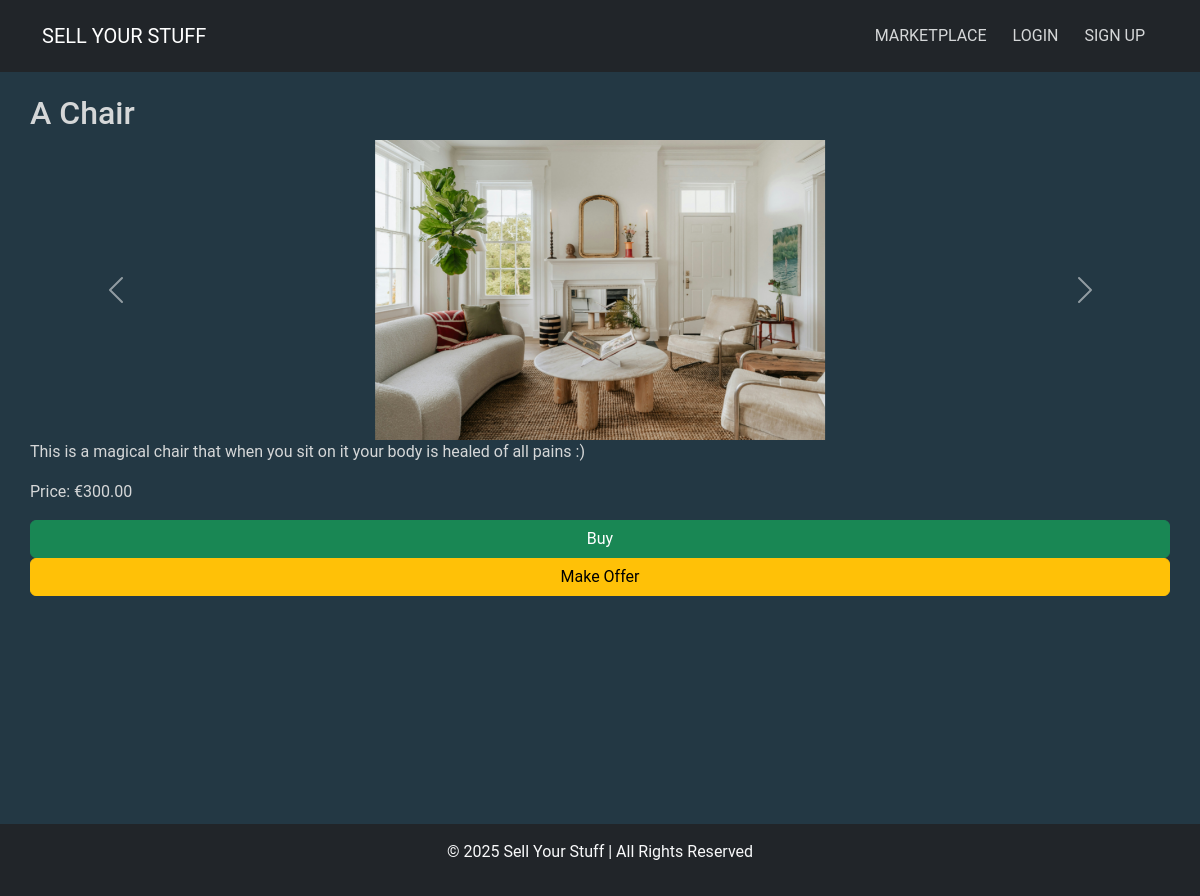
Screenshot of /sales/5/ with the database file from the repository.
### sales/models.py (models this page shows, shortened)
class Sale(models.Model):
    STATUS_CHOICES = [
        ("available", "Available"),
        ("sold", "Sold"),
    ]
    user = models.ForeignKey(User, on_delete=models.CASCADE)  # Seller
    title = models.CharField(max_length=200)
    description = models.TextField()
    price = models.DecimalField(max_digits=10, decimal_places=2)
    image = models.ImageField(
        upload_to="product_images/", blank=True, null=True
    )  # main image of the product
    image_1 = models.ImageField(upload_to="product_images/", blank=True, null=True)
    image_2 = models.ImageField(upload_to="product_images/", blank=True, null=True)
    image_3 = models.ImageField(upload_to="product_images/", blank=True, null=True)
    video = models.FileField(
        upload_to="product_videos/", blank=True, null=True
    )  # Video upload field
    status = models.CharField(
        max_length=10, choices=STATUS_CHOICES, default="available"
    )
    created_at = models.DateTimeField(auto_now_add=True)

### sales/views.py (the view)
# urls.py: path("<int:sale_id>/", views.sale_detail, name="sale_detail"),
def sale_detail(request, sale_id):
    sale = get_object_or_404(Sale, id=sale_id)
    purchase = None
    if sale.status == "sold" and request.user.is_authenticated:
        purchase = Purchase.objects.filter(sale=sale, buyer=request.user).first()
    return render(
        request, "sales/sale_detail.html", {"sale": sale, "purchase": purchase}
    )

### sell_ur_stuff_site/context_processors.py (called while the page is built)
def unread_notifications(request):
    if request.user.is_authenticated:
        unread_count = Notification.objects.filter(
            user=request.user, is_read=False
        ).count()
    else:
        unread_count = 0
    return {"unread_notifications": unread_count}

### sales/templates/sales/sale_detail.html (shortened to what this page needs)
{% extends "base.html" %}
{% block content %}
  <h2>{{ sale.title }}</h2>
  {% if sale.image or sale.image_1 or sale.image_2 or sale.image_3 %}
    <div id="saleCarousel" class="carousel slide" data-bs-ride="carousel">
      <div class="carousel-inner">
        {% if sale.image %}
          <div class="carousel-item active">
            <img src="{{ sale.image.url }}"
                 alt="{{ sale.title }}"
                 class="d-block w-100 sale-image"
                 width=""
                 height="" />
          </div>
        {% endif %}
      </div>
      <button class="carousel-control-prev"
              type="button"
              data-bs-target="#saleCarousel"
              data-bs-slide="prev">
        <span class="carousel-control-prev-icon" aria-hidden="true"></span>
      </button>
      <button class="carousel-control-next"
              type="button"
              data-bs-target="#saleCarousel"
              data-bs-slide="next">
        <span class="carousel-control-next-icon" aria-hidden="true"></span>
      </button>
    </div>
  {% endif %}
  <p>{{ sale.description }}</p>
  <p>Price: €{{ sale.price }}</p>
  {% if user == sale.user and sale.status == "available" %}
    <a href="{% url 'sale_update' sale.id %}" class="btn btn-warning">Edit</a>
    <form method="post" action="{% url 'sale_delete' sale.id %}" class="inline-form">
        {% csrf_token %}
        <button type="submit" class="btn btn-danger">Delete</button>
    </form>
  {% elif sale.status == "available" %}
    <a href="{% url 'buy_product' sale.id %}" class="btn btn-success">Buy</a>
    <a href="{% url 'make_offer' sale.id %}" class="btn btn-warning">Make Offer</a>
{% endif %}
{% endblock content %}

### static/css/styles.css (style rules this page uses)
:root { --main-bg-color: #233844; --main-bg-shadow: #233844b7; --secondary-bg-color: #3e4f5e5c; --main-font-color: #0d75b5; --secondary-font-color: #d5d7d8; --hover-color: #e39116; }
* { margin: 0; padding: 0; box-sizing: border-box; }
body { font-family: 'Roboto', sans-serif; background-color: var(--main-bg-color); color: var(--secondary-font-color); }
.sale-image, .sale-video { max-height: 300px; object-fit: contain; }

### rows the page displays
Sale: title "A Chair", image (picture), description "This is a magical chair that when you sit on it your body is healed of all pains :)", price "300.00"
